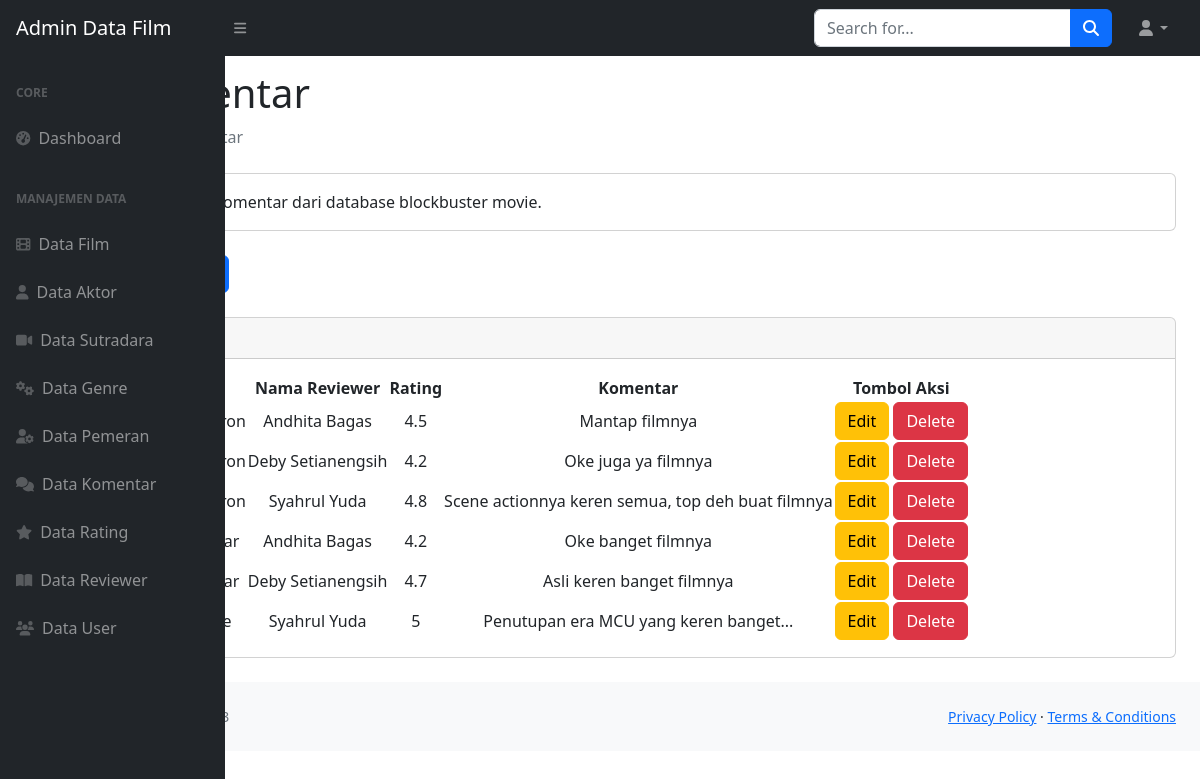
/admin/data_komentar.php, run on the app's committed database.
### tables this page shows
CREATE TABLE `komentar` (
  `id_komentar` int(11) NOT NULL,
  `id_film` int(10) NOT NULL,
  `id_reviewer` int(10) NOT NULL,
  `rating` float NOT NULL,
  `isi_komentar` text NOT NULL
);

CREATE TABLE `reviewer` (
  `id_reviewer` int(10) NOT NULL,
  `id_user` int(11) NOT NULL,
  `nama_reviewer` char(50) NOT NULL
);

### admin/data_komentar.php (the view, shortened to what this page needs)
<!DOCTYPE html>
<html lang="en">
  <head>
    <link
      href="https://cdn.jsdelivr.net/npm/simple-datatables@7.1.2/dist/style.min.css"
      rel="stylesheet"
    />
    <link href="css/styles.css" rel="stylesheet" />
  </head>
  <body class="sb-nav-fixed">
    <nav class="sb-topnav navbar navbar-expand navbar-dark bg-dark">
      <a class="navbar-brand ps-3" href="index.html">Admin Data Film</a>
      <button
        class="btn btn-link btn-sm order-1 order-lg-0 me-4 me-lg-0"
        id="sidebarToggle"
        href="#!"
      >
        <i class="fas fa-bars"></i>
      </button>
      <form
        class="d-none d-md-inline-block form-inline ms-auto me-0 me-md-3 my-2 my-md-0"
      >
        <div class="input-group">
          <input
            class="form-control"
            type="text"
            placeholder="Search for..."
            aria-label="Search for..."
            aria-describedby="btnNavbarSearch"
          />
          <button class="btn btn-primary" id="btnNavbarSearch" type="button">
            <i class="fas fa-search"></i>
          </button>
        </div>
      </form>
      <ul class="navbar-nav ms-auto ms-md-0 me-3 me-lg-4">
        <li class="nav-item dropdown">
          <a
            class="nav-link dropdown-toggle"
            id="navbarDropdown"
            href="#"
            role="button"
            data-bs-toggle="dropdown"
            aria-expanded="false"
            ><i class="fas fa-user fa-fw"></i
          ></a>
        </li>
      </ul>
    </nav>
    <div id="layoutSidenav">
      <div id="layoutSidenav_nav">
        <nav class="sb-sidenav accordion sb-sidenav-dark" id="sidenavAccordion">
          <div class="sb-sidenav-menu">
            <div class="nav">
              <div class="sb-sidenav-menu-heading">Core</div>
              <a class="nav-link" href="index-admin.php">
                <div class="sb-nav-link-icon">
                  <i class="fas fa-tachometer-alt"></i>
                </div>
                Dashboard
              </a>
              <div class="sb-sidenav-menu-heading">Manajemen Data</div>
              <a class="nav-link" href="data_film.php">
                <div class="sb-nav-link-icon">
                  <i class="fas fa-film"></i>                </div>
                Data Film
              </a>
              <a class="nav-link" href="data_aktor.php">
                <div class="sb-nav-link-icon">
                  <i class="fas fa-user"></i>
                </div>
                 Data Aktor
              </a>
              <a class="nav-link" href="data_sutradara.php">
                <div class="sb-nav-link-icon">
                  <i class="fas fa-video"></i>
                </div>
                Data Sutradara
              </a>
              <a class="nav-link" href="data_genre.php">
                <div class="sb-nav-link-icon">
                  <i class="fas fa-gears"></i>
                </div>
                Data Genre
              </a>
              <a class="nav-link" href="data_pemeran.php">
                <div class="sb-nav-link-icon">
                  <i class="fas fa-user-gear"></i>
                </div>
                Data Pemeran
              </a>
              <a class="nav-link" href="data_komentar.php">
                <div class="sb-nav-link-icon">
                  <i class="fas fa-comments"></i>
                </div>
                Data Komentar
              </a>
              <a class="nav-link" href="data_rating.php">
                <div class="sb-nav-link-icon">
                  <i class="fas fa-star"></i>
                </div>
                Data Rating
              </a>
              <a class="nav-link" href="data_reviewer.php">
                <div class="sb-nav-link-icon">
                  <i class="fas fa-book-open"></i>
                </div>
                Data Reviewer
              </a>
              <a class="nav-link" href="data_user.php">
                <div class="sb-nav-link-icon">
                  <i class="fas fa-users"></i>
                </div>
                Data User
              </a>
              </nav>
              </div>
            </div>
          <div class="sb-sidenav-footer">
            <div class="small">Logged in as:</div>
          </div>
      <div id="layoutSidenav_content">
        <main>
          <div class="container-fluid px-4">
            <h1 class="mt-4">Data Komentar</h1>
            <ol class="breadcrumb mb-4">
              <li class="breadcrumb-item">
                <a href="index-admin.php">Dashboard</a>
              </li>
              <li class="breadcrumb-item active">Data Komentar</li>
            </ol>
            <div class="card mb-4">
              <div class="card-body">
                Berikut ini adalah data komentar dari database blockbuster movie.
              </div>
            </div>
            <div class="col text-right">
                  <a href="tambah_komentar.php" class="btn btn-primary">Tambah Data Komentar</a>
                  <br><br>
            </div>
            <div class="card mb-4">
              <div class="card-header">
              </div>
              <div class="card-body">
                <table class="DataTable text-center" id="datatablesSimple">
                  <thead>
                    <tr>
                      <th>No</th>
                      <th>Judul Film</th>
                      <th>Nama Reviewer</th>
                      <th>Rating</th>
                      <th>Komentar</th>
                      <th>Tombol Aksi</th>
                    </tr>
                  </thead>
                  <tbody>
                  <?php
                    include('../database/koneksi.php');
                    $no=0;
                    $query = mysqli_query($koneksi, "SELECT film.judul_film, reviewer.nama_reviewer, komentar.id_komentar, komentar.rating, komentar.isi_komentar
                    FROM film
                    INNER JOIN komentar ON film.id_film = komentar.id_film
                    INNER JOIN reviewer ON komentar.id_reviewer = reviewer.id_reviewer; ");
                    while ($data = mysqli_fetch_array($query)){
                    $no++
                  ?>
                    <tr>
                      <td><?php echo $no?></td>
                      <td><?php echo $data['judul_film']?></td>
                      <td><?php echo $data['nama_reviewer']?></td>
                      <td><?php echo $data['rating']?></td>
                      <td><?php echo $data['isi_komentar']?></td>
                      <td>
                        <a href="edit_data_komentar.php?id_komentar=<?php echo $data['id_komentar']; ?>" class="btn btn-warning">Edit</a>
                        <a href="delete_data_komentar.php?id_komentar=<?php echo $data['id_komentar']; ?>" class="btn btn-danger">Delete</a>
                      </td>
                    </tr>
                  <?php } ?>
                  </tbody>
                </table>
              </div>
            </div>
          </div>
        </main>
      </div>
        <footer class="py-4 bg-light mt-auto">
          <div class="container-fluid px-4">
            <div
              class="d-flex align-items-center justify-content-between small"
            >
              <div class="text-muted">Copyright &copy; Your Website 2023</div>
              <div>
                <a href="#">Privacy Policy</a>
                &middot;
                <a href="#">Terms &amp; Conditions</a>
              </div>
            </div>
          </div>
        </footer>
  </body>
</html>

### admin/data_komentar.php (style rules this page uses)
table.DataTable thead th { text-align: center; vertical-align: middle; }

### data on the page
komentar: id_reviewer.nama_reviewer "Andhita Bagas", rating "4.5", isi_komentar "Mantap filmnya"
komentar: id_reviewer.nama_reviewer "Deby Setianengsih", rating "4.2", isi_komentar "Oke juga ya filmnya"
komentar: id_reviewer.nama_reviewer "Syahrul Yuda", rating "4.8", isi_komentar "Scene actionnya keren semua, top deh buat filmnya"
komentar: id_reviewer.nama_reviewer "Andhita Bagas", rating "4.2", isi_komentar "Oke banget filmnya"
komentar: id_reviewer.nama_reviewer "Deby Setianengsih", rating "4.7", isi_komentar "Asli keren banget filmnya"
komentar: id_reviewer.nama_reviewer "Syahrul Yuda", rating "5", isi_komentar "Penutupan era MCU yang keren banget..."
